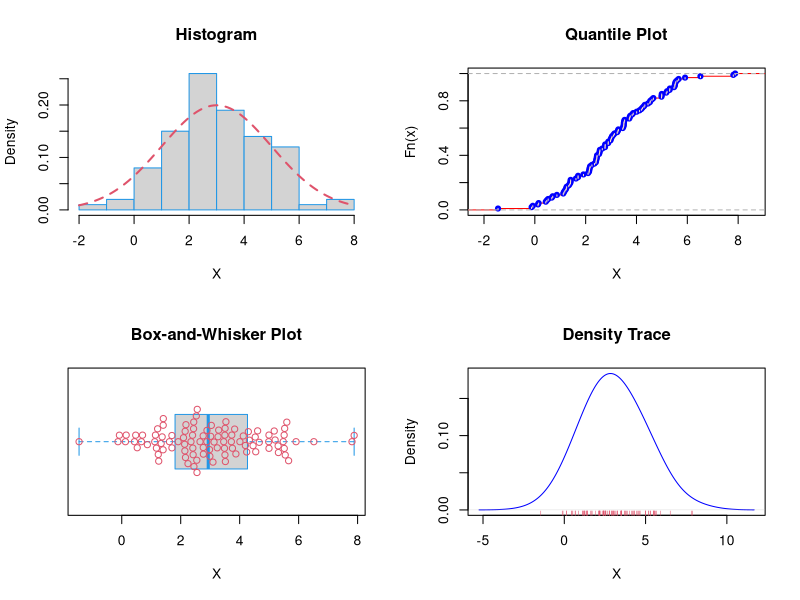

Write the R code that produced this figure.
## ---- chunk 1
if (!requireNamespace("beeswarm", quietly = TRUE)) {
  install.packages("beeswarm")
}
library(beeswarm)
set.seed(0) # фіксація генератора
a <- 3      # математичне сподівання
s <- 2      # стандартне відхилення
n <- 100    # обсяг вибірки

X <- rnorm(n, a, s) # генерація вибірки

cat("\nПараметри вибірки:\n", "a = ", a, "\n", "s = ", s, "\n", "n = ", n, "\n")
cat("Перші елементи вибірки:", head(X), "\n")
cat("Останні елементи вибірки:", tail(X), "\n")

## ---- chunk 2
summary(X)
## ---- chunk 3
op <- par(mfrow = c(2,2)) # 2x2 макет

# 1. Гістограма + теоретична щільність
hist(X, freq = FALSE, col = "lightgray", main = "Histogram", border = 4)
curve(dnorm(x, a, s), col = 2, lty = 2, lwd = 2, add = TRUE)

# 2. Емпірична функція розподілу
Fn <- ecdf(X)
plot(Fn, main = "Quantile Plot", verticals = TRUE,
     col.points = "blue", col.hor = "red", col.vert = "bisque",
     xlab = "X", ylab = "Fn(x)")

# 3. Boxplot + "рій"
boxplot(X, main = "Box-and-Whisker Plot", col = "lightgray", border = 4,
        xlab = "X", horizontal = TRUE)
beeswarm(X, col = 2, add = TRUE, horizontal = TRUE)

# 4. Щільність розподілу
plot(density(X, adjust=2), main = "Density Trace", xlab = "X", ylab = "Density", col = "blue")

rug(X,
col=2,
main="fn(x)") # Виділення точками місць з найбільшою щільністю значень

par(op) #Повертаємо параметри за замовчанням
